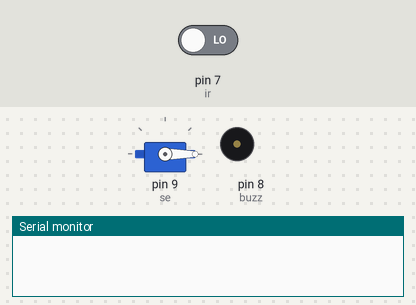
Bench run of a sketch on a simulated Arduino Uno, built with avr-gcc and run on an emulated ATmega328P. Parts: servo, buzzer (waves = sounding, pin HIGH), the last lines printed to the serial monitor. The test bench sets the inputs (shaded band); at power-on: pin 7 (ir) LOW.

Above: at 6.8 s.
6.9 s: pin 7 (ir) driven HIGH
At 9.5 s:
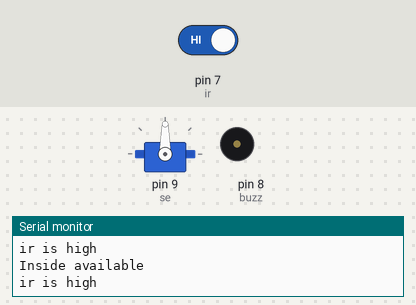
10.8 s: pin 7 (ir) driven LOW
At 14.5 s:
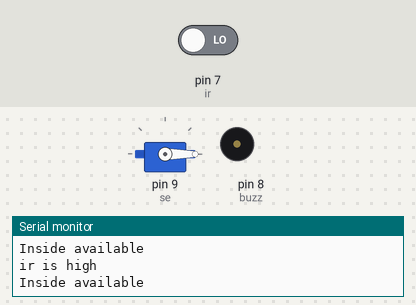
Timing chart, 0 to 16.0 s (numbered marks = the images above; inputs shaded):
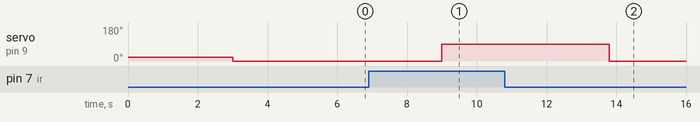

Measured:
- after the input at 6.9 s, servo on pin 9 (se): 0° → 90° after 2.1 s
- after the input at 10.8 s, servo on pin 9 (se): 90° → 0° after 3.0 s

The sketch:

gate_2019.ino
```cpp
#include<Servo.h>

int ir = 7;
int buzz = 8;

Servo se;

void setup() {
  pinMode(ir,INPUT);
  pinMode(buzz,OUTPUT);

  se.attach(9);
  se.write(20);

  Serial.begin(9600);

  digitalWrite(buzz,LOW);
  // put your setup code here, to run once:
}

void loop() {

  if(digitalRead(ir) == HIGH)
  {
    while(digitalRead(ir) == HIGH)
    {
      Serial.println("ir is high");

     /* digitalWrite(buzz,HIGH);
      delay(1000);
      digitalWrite(buzz,LOW);
      delay(2000);
      digitalWrite(buzz,HIGH);
      delay(3000);
      digitalWrite(buzz,LOW);*/


       //if(Serial.available() > 0)
       //{
          Serial.println("Inside available");

          //RcvdVal = Serial.read();

          //if(RcvdVal == '5')
          //{
            se.write(90);
          //}
       }
    }
     delay(3000);

  se.write(0);
  }
```
